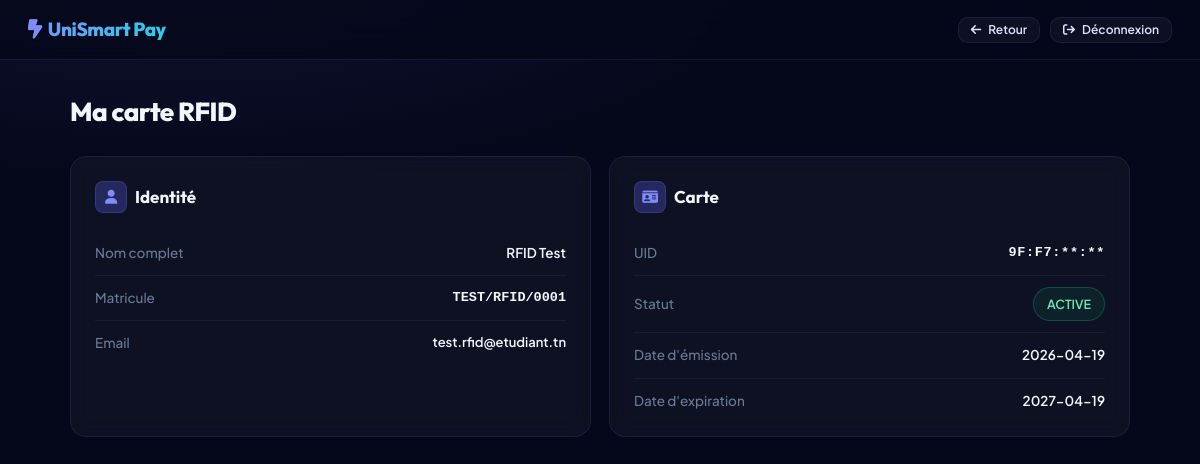
/web/etudiant/carte.php (signed in), run on the app's committed database.
### tables this page shows
CREATE TABLE cartes (
	id_carte        INT AUTO_INCREMENT PRIMARY KEY,
	id_etudiant     INT          NOT NULL UNIQUE,
	uid_rfid        VARCHAR(50)  NOT NULL UNIQUE,
	date_emission   DATE         NOT NULL,
	date_expiration DATE,
	statut          ENUM('active','bloquee','perdue','expiree') NOT NULL DEFAULT 'active',
	motif_blocage   VARCHAR(255),
	bloquee_par     INT,                                           
	date_blocage    TIMESTAMP    NULL,
	created_by      INT,                                           
	created_at      TIMESTAMP    NOT NULL DEFAULT CURRENT_TIMESTAMP,
	FOREIGN KEY (id_etudiant)   REFERENCES etudiants(id_etudiant),
	FOREIGN KEY (bloquee_par)   REFERENCES admins(id_admin) ON DELETE SET NULL,
	FOREIGN KEY (created_by)    REFERENCES admins(id_admin) ON DELETE SET NULL
);

CREATE TABLE etudiants (
	id_etudiant     INT AUTO_INCREMENT PRIMARY KEY,
	id_faculte      INT          NOT NULL,
	matricule       VARCHAR(30)  NOT NULL UNIQUE,
	nom             VARCHAR(100) NOT NULL,
	prenom          VARCHAR(100) NOT NULL,
	email           VARCHAR(150) NOT NULL UNIQUE,
	password_hash   VARCHAR(255) NOT NULL,
	date_naissance  DATE,
	telephone       VARCHAR(20),
	photo           VARCHAR(255),
	actif           TINYINT(1)   NOT NULL DEFAULT 1,
	derniere_connexion TIMESTAMP NULL,
	created_at      TIMESTAMP    NOT NULL DEFAULT CURRENT_TIMESTAMP,
	FOREIGN KEY (id_faculte) REFERENCES facultes(id_faculte)
);

### web/includes/functions.php (called while the page is built, shortened)
<?php
function mask_uid(string $uid): string {
    $parts = explode(':', $uid);
    if (count($parts) >= 4) {
        $parts[2] = '**';
        $parts[3] = '**';
        return implode(':', $parts);
    }
    return substr($uid, 0, 4) . str_repeat('*', max(0, strlen($uid) - 4));
}

### web/etudiant/carte.php (the view, shortened to what this page needs)
<?php
require_once __DIR__ . '/../includes/functions.php';
$pdo = db();
$etudiantId = (int)$_SESSION['etudiant_id'];
$stmt = $pdo->prepare(
  'SELECT e.matricule, e.nom, e.prenom, e.email,
      ca.uid_rfid, ca.statut, ca.date_emission, ca.date_expiration, ca.motif_blocage
     FROM etudiants e
     LEFT JOIN cartes ca ON ca.id_etudiant = e.id_etudiant
     WHERE e.id_etudiant = :id
     LIMIT 1'
);
$stmt->execute([':id' => $etudiantId]);
$card = $stmt->fetch();
require_once __DIR__ . '/../includes/header.php';
?>
<div class="topbar">
  <div class="brand"><i class="fa-solid fa-bolt-lightning"></i><?php echo htmlspecialchars(APP_NAME); ?></div>
  <div class="topbar-right">
    <a class="btn btn-sm" href="<?php echo htmlspecialchars(BASE_URL); ?>/etudiant/dashboard.php">
      <i class="fa-solid fa-arrow-left"></i> Retour
    </a>
    <a class="btn btn-sm" href="<?php echo htmlspecialchars(BASE_URL); ?>/etudiant/logout.php">
      <i class="fa-solid fa-arrow-right-from-bracket"></i> Déconnexion
    </a>
  </div>
</div>
<div class="container">
  <div class="page-header">
    <h1 class="h1">Ma carte RFID</h1>
  </div>
  <div class="grid">
    <div class="card col-6">
      <div class="card-title"><i class="fa-solid fa-user"></i> Identité</div>
      <div class="info-row">
        <span class="key">Nom complet</span>
        <span class="val"><?php echo htmlspecialchars((string)$card['prenom'] . ' ' . (string)$card['nom']); ?></span>
      </div>
      <div class="info-row">
        <span class="key">Matricule</span>
        <span class="val" style="font-family:monospace;"><?php echo htmlspecialchars((string)$card['matricule']); ?></span>
      </div>
      <?php if (!empty($card['email'])): ?>
      <div class="info-row">
        <span class="key">Email</span>
        <span class="val" style="font-size:13px;"><?php echo htmlspecialchars((string)$card['email']); ?></span>
      </div>
      <?php endif; ?>
    </div>
    <div class="card col-6">
      <div class="card-title"><i class="fa-solid fa-id-card"></i> Carte</div>
      <?php
      $uid    = (string)($card['uid_rfid'] ?? '');
      $statut = strtoupper((string)($card['statut'] ?? ''));
      ?>
      <div class="info-row">
        <span class="key">UID</span>
        <span class="val" style="font-family:monospace; letter-spacing:0.05em;">
          <?php echo htmlspecialchars($uid ? mask_uid($uid) : '—'); ?>
        </span>
      </div>
      <div class="info-row">
        <span class="key">Statut</span>
        <span class="val">
          <?php
          $badgeClass = match ($statut) {
              'ACTIVE', 'ACTIF' => 'badge-success',
              'BLOQUE', 'BLOQUEE', 'INACTIVE' => 'badge-danger',
              default => 'badge-muted',
          };
          echo '<span class="badge ' . $badgeClass . '">' . htmlspecialchars($statut ?: 'Non attribuée') . '</span>';
          ?>
        </span>
      </div>
      <div class="info-row">
        <span class="key">Date d'émission</span>
        <span class="val"><?php echo htmlspecialchars((string)($card['date_emission'] ?? '—')); ?></span>
      </div>
      <div class="info-row">
        <span class="key">Date d'expiration</span>
        <span class="val"><?php echo htmlspecialchars((string)($card['date_expiration'] ?? '—')); ?></span>
      </div>
    </div>
  </div>
</div>
<?php require_once __DIR__ . '/../includes/footer.php'; ?>

### assets/css/style.css (style rules this page uses)
:root { --bg: #0f1117; --sidebar: #1a1d27; --card: #1e2130; --border: #2a2d3e; --primary: #6c63ff; --success: #22c55e; --danger: #ef4444; --warning: #f59e0b; --text: #e2e8f0; --muted: #94a3b8; }
* { box-sizing: border-box; }
body { margin: 0; font-family: Inter, system-ui, -apple-system, Segoe UI, Roboto, Arial, sans-serif; background: var(--bg); color: var(--text); }
a { color: inherit; text-decoration: none; }
.container { max-width: 1100px; margin: 0 auto; padding: 24px; }
.topbar { display: flex; align-items: center; justify-content: space-between; gap: 16px; padding: 16px 24px; background: var(--sidebar); border-bottom: 1px solid var(--border); }
.brand { font-weight: 700; letter-spacing: 0.2px; }
.badge { display: inline-flex; align-items: center; gap: 8px; padding: 6px 10px; border-radius: 999px; font-size: 12px; border: 1px solid var(--border); color: var(--muted); }
.card { background: var(--card); border: 1px solid var(--border); border-radius: 12px; padding: 16px; }
.grid { display: grid; grid-template-columns: repeat(12, 1fr); gap: 16px; }
.col-6 { grid-column: span 6; }
.h1 { font-size: 28px; margin: 0 0 12px; }
.btn { display: inline-flex; align-items: center; justify-content: center; gap: 10px; padding: 12px 14px; border-radius: 10px; border: 1px solid var(--border); cursor: pointer; font-weight: 600; background: #121522; color: var(--text); }

### data on the page
cartes: id_etudiant.nom "RFID Test", id_etudiant.matricule "TEST/RFID/0001", id_etudiant.email "test.rfid@etudiant.tn", uid_rfid "9F:F7:**:**", statut "ACTIVE", date_emission "2026-04-19", date_expiration "2027-04-19"

### other printed values
APP_NAME "UniSmart Pay"
